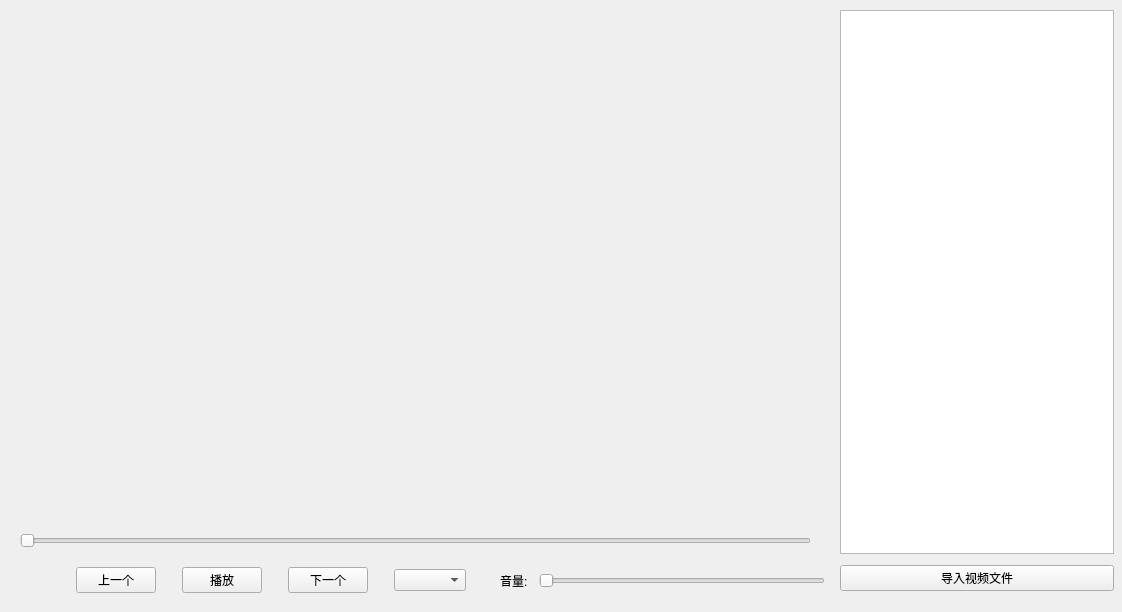
<?xml version="1.0" encoding="UTF-8"?>
<ui version="4.0">
 <class>MainWindow</class>
 <widget class="QMainWindow" name="MainWindow">
  <property name="geometry">
   <rect>
    <x>0</x>
    <y>0</y>
    <width>1122</width>
    <height>612</height>
   </rect>
  </property>
  <property name="minimumSize">
   <size>
    <width>1122</width>
    <height>612</height>
   </size>
  </property>
  <property name="maximumSize">
   <size>
    <width>1122</width>
    <height>612</height>
   </size>
  </property>
  <property name="windowTitle">
   <string>视频播放器</string>
  </property>
  <widget class="QWidget" name="centralwidget">
   <widget class="QLabel" name="videolabel">
    <property name="geometry">
     <rect>
      <x>21</x>
      <y>24</y>
      <width>791</width>
      <height>491</height>
     </rect>
    </property>
    <property name="text">
     <string/>
    </property>
   </widget>
   <widget class="QSlider" name="video_Slider">
    <property name="geometry">
     <rect>
      <x>20</x>
      <y>530</y>
      <width>791</width>
      <height>22</height>
     </rect>
    </property>
    <property name="orientation">
     <enum>Qt::Horizontal</enum>
    </property>
   </widget>
   <widget class="QWidget" name="widget" native="true">
    <property name="geometry">
     <rect>
      <x>0</x>
      <y>550</y>
      <width>541</width>
      <height>61</height>
     </rect>
    </property>
    <property name="sizePolicy">
     <sizepolicy hsizetype="Preferred" vsizetype="Fixed">
      <horstretch>0</horstretch>
      <verstretch>0</verstretch>
     </sizepolicy>
    </property>
    <layout class="QHBoxLayout" name="horizontalLayout_2">
     <item>
      <spacer name="horizontalSpacer">
       <property name="orientation">
        <enum>Qt::Horizontal</enum>
       </property>
       <property name="sizeHint" stdset="0">
        <size>
         <width>40</width>
         <height>20</height>
        </size>
       </property>
      </spacer>
     </item>
     <item>
      <widget class="QPushButton" name="pre_pushButton">
       <property name="text">
        <string>上一个</string>
       </property>
      </widget>
     </item>
     <item>
      <spacer name="horizontalSpacer_2">
       <property name="orientation">
        <enum>Qt::Horizontal</enum>
       </property>
       <property name="sizeType">
        <enum>QSizePolicy::Fixed</enum>
       </property>
       <property name="sizeHint" stdset="0">
        <size>
         <width>20</width>
         <height>20</height>
        </size>
       </property>
      </spacer>
     </item>
     <item>
      <widget class="QPushButton" name="play_pushButton">
       <property name="text">
        <string>播放</string>
       </property>
      </widget>
     </item>
     <item>
      <spacer name="horizontalSpacer_3">
       <property name="orientation">
        <enum>Qt::Horizontal</enum>
       </property>
       <property name="sizeType">
        <enum>QSizePolicy::Fixed</enum>
       </property>
       <property name="sizeHint" stdset="0">
        <size>
         <width>20</width>
         <height>20</height>
        </size>
       </property>
      </spacer>
     </item>
     <item>
      <widget class="QPushButton" name="next_pushButton">
       <property name="text">
        <string>下一个</string>
       </property>
      </widget>
     </item>
     <item>
      <spacer name="horizontalSpacer_4">
       <property name="orientation">
        <enum>Qt::Horizontal</enum>
       </property>
       <property name="sizeType">
        <enum>QSizePolicy::Fixed</enum>
       </property>
       <property name="sizeHint" stdset="0">
        <size>
         <width>20</width>
         <height>20</height>
        </size>
       </property>
      </spacer>
     </item>
     <item>
      <widget class="QComboBox" name="comboBox"/>
     </item>
     <item>
      <spacer name="horizontalSpacer_5">
       <property name="orientation">
        <enum>Qt::Horizontal</enum>
       </property>
       <property name="sizeHint" stdset="0">
        <size>
         <width>40</width>
         <height>20</height>
        </size>
       </property>
      </spacer>
     </item>
    </layout>
   </widget>
   <widget class="QWidget" name="widget_2" native="true">
    <property name="geometry">
     <rect>
      <x>460</x>
      <y>555</y>
      <width>385</width>
      <height>51</height>
     </rect>
    </property>
    <property name="sizePolicy">
     <sizepolicy hsizetype="Preferred" vsizetype="Fixed">
      <horstretch>0</horstretch>
      <verstretch>0</verstretch>
     </sizepolicy>
    </property>
    <layout class="QHBoxLayout" name="horizontalLayout_3">
     <item>
      <spacer name="horizontalSpacer_7">
       <property name="orientation">
        <enum>Qt::Horizontal</enum>
       </property>
       <property name="sizeType">
        <enum>QSizePolicy::Preferred</enum>
       </property>
       <property name="sizeHint" stdset="0">
        <size>
         <width>40</width>
         <height>20</height>
        </size>
       </property>
      </spacer>
     </item>
     <item>
      <widget class="QLabel" name="sound_label">
       <property name="text">
        <string>音量:</string>
       </property>
      </widget>
     </item>
     <item>
      <spacer name="horizontalSpacer_6">
       <property name="orientation">
        <enum>Qt::Horizontal</enum>
       </property>
       <property name="sizeType">
        <enum>QSizePolicy::Fixed</enum>
       </property>
       <property name="sizeHint" stdset="0">
        <size>
         <width>5</width>
         <height>20</height>
        </size>
       </property>
      </spacer>
     </item>
     <item>
      <widget class="QSlider" name="sound_Slider">
       <property name="orientation">
        <enum>Qt::Horizontal</enum>
       </property>
      </widget>
     </item>
     <item>
      <spacer name="horizontalSpacer_8">
       <property name="orientation">
        <enum>Qt::Horizontal</enum>
       </property>
       <property name="sizeType">
        <enum>QSizePolicy::Fixed</enum>
       </property>
       <property name="sizeHint" stdset="0">
        <size>
         <width>20</width>
         <height>20</height>
        </size>
       </property>
      </spacer>
     </item>
    </layout>
   </widget>
   <widget class="QWidget" name="widget_3" native="true">
    <property name="geometry">
     <rect>
      <x>840</x>
      <y>10</y>
      <width>274</width>
      <height>581</height>
     </rect>
    </property>
    <property name="sizePolicy">
     <sizepolicy hsizetype="Preferred" vsizetype="Fixed">
      <horstretch>0</horstretch>
      <verstretch>0</verstretch>
     </sizepolicy>
    </property>
    <layout class="QVBoxLayout" name="verticalLayout_2">
     <item>
      <widget class="QListWidget" name="videoListWidget"/>
     </item>
     <item>
      <spacer name="verticalSpacer">
       <property name="orientation">
        <enum>Qt::Vertical</enum>
       </property>
       <property name="sizeType">
        <enum>QSizePolicy::Fixed</enum>
       </property>
       <property name="sizeHint" stdset="0">
        <size>
         <width>20</width>
         <height>5</height>
        </size>
       </property>
      </spacer>
     </item>
     <item>
      <widget class="QPushButton" name="file_pushButton">
       <property name="text">
        <string>导入视频文件</string>
       </property>
      </widget>
     </item>
    </layout>
   </widget>
  </widget>
 </widget>
 <resources/>
 <connections/>
</ui>
